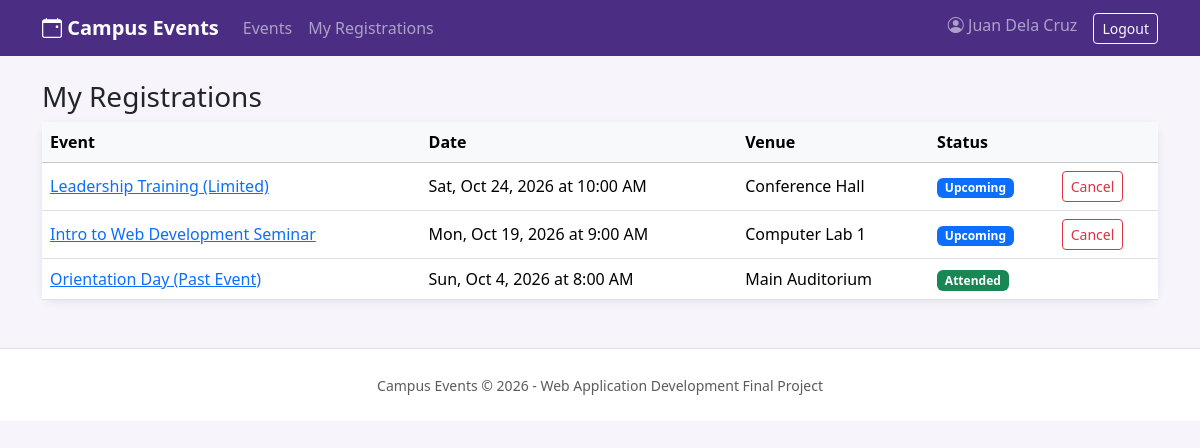
Page /my_events.php (signed in) on the committed database.
### tables this page shows
CREATE TABLE registrations (
    id INT AUTO_INCREMENT PRIMARY KEY,
    user_id INT NOT NULL,
    event_id INT NOT NULL,
    registered_at TIMESTAMP DEFAULT CURRENT_TIMESTAMP,
    attended TINYINT(1) NOT NULL DEFAULT 0,
    UNIQUE (user_id, event_id),    
    FOREIGN KEY (user_id) REFERENCES users(id) ON DELETE CASCADE,
    FOREIGN KEY (event_id) REFERENCES events(id) ON DELETE CASCADE
);

CREATE TABLE events (
    id INT AUTO_INCREMENT PRIMARY KEY,
    title VARCHAR(100) NOT NULL,
    category ENUM('Seminar','Workshop','Sports','Social') NOT NULL,
    event_date DATETIME NOT NULL,
    venue VARCHAR(100) NOT NULL,
    capacity INT NOT NULL,
    description TEXT
);

### config.php (called while the page is built, shortened)
<?php
function e($text) {
    return htmlspecialchars((string) $text, ENT_QUOTES, 'UTF-8');
}
function format_date($date) {
    return date('D, M j, Y \a\t g:i A', strtotime($date));
}

### my_events.php (the view, shortened to what this page needs)
<?php
require 'config.php';
$stmt = $db->prepare(
    'SELECT registrations.id AS reg_id, registrations.attended, events.*
     FROM registrations JOIN events ON registrations.event_id = events.id
     WHERE registrations.user_id = ?
     ORDER BY events.event_date DESC'
);
$stmt->execute([$_SESSION['user_id']]);
$list = $stmt->fetchAll(PDO::FETCH_ASSOC);
include 'header.php';
?>
<div class="container mt-4">
    <h3>My Registrations</h3>
    <div class="card event-card">
    <div class="table-responsive">
    <table class="table mb-0 align-middle">
        <thead class="table-light">
            <tr><th>Event</th><th>Date</th><th>Venue</th><th>Status</th><th></th></tr>
        </thead>
        <tbody>
        <?php foreach ($list as $row): ?>
            <?php $past = strtotime($row['event_date']) < time(); ?>
            <tr>
                <td><a href="event.php?id=<?= $row['id'] ?>"><?= e($row['title']) ?></a></td>
                <td><?= e(format_date($row['event_date'])) ?></td>
                <td><?= e($row['venue']) ?></td>
                <td>
                    <?php if (!$past): ?>
                        <span class="badge bg-primary">Upcoming</span>
                    <?php elseif ($row['attended']): ?>
                        <span class="badge bg-success">Attended</span>
                    <?php else: ?>
                        <span class="badge bg-secondary">Done</span>
                    <?php endif; ?>
                </td>
                <td>
                    <?php if (!$past): ?>
                        <form method="post" action="cancel_registration.php" onsubmit="return confirm('Cancel your registration?');">
                            <button type="submit" class="btn btn-sm btn-outline-danger">Cancel</button>
                        </form>
                    <?php endif; ?>
                </td>
            </tr>
        <?php endforeach; ?>
        </tbody>
    </table>
    </div>
    </div>
</div>
<?php include 'footer.php'; ?>

### style.css (style rules this page uses)
body { background-color: #f7f5fb; }
.event-card { border: none; border-radius: 12px; box-shadow: 0 2px 8px rgba(0, 0, 0, 0.08); }

### rows in the picture
registrations: event.title "Leadership Training (Limited)", event.event_date "Sat, Oct 24, 2026 at 10:00 AM", event.venue "Conference Hall", shows "Upcoming"
registrations: event.title "Intro to Web Development Seminar", event.event_date "Mon, Oct 19, 2026 at 9:00 AM", event.venue "Computer Lab 1", shows "Upcoming"
registrations: event.title "Orientation Day (Past Event)", event.event_date "Sun, Oct 4, 2026 at 8:00 AM", event.venue "Main Auditorium", attended "Attended"

### other values in the picture
$_SESSION['full_name'] "Juan Dela Cruz"
